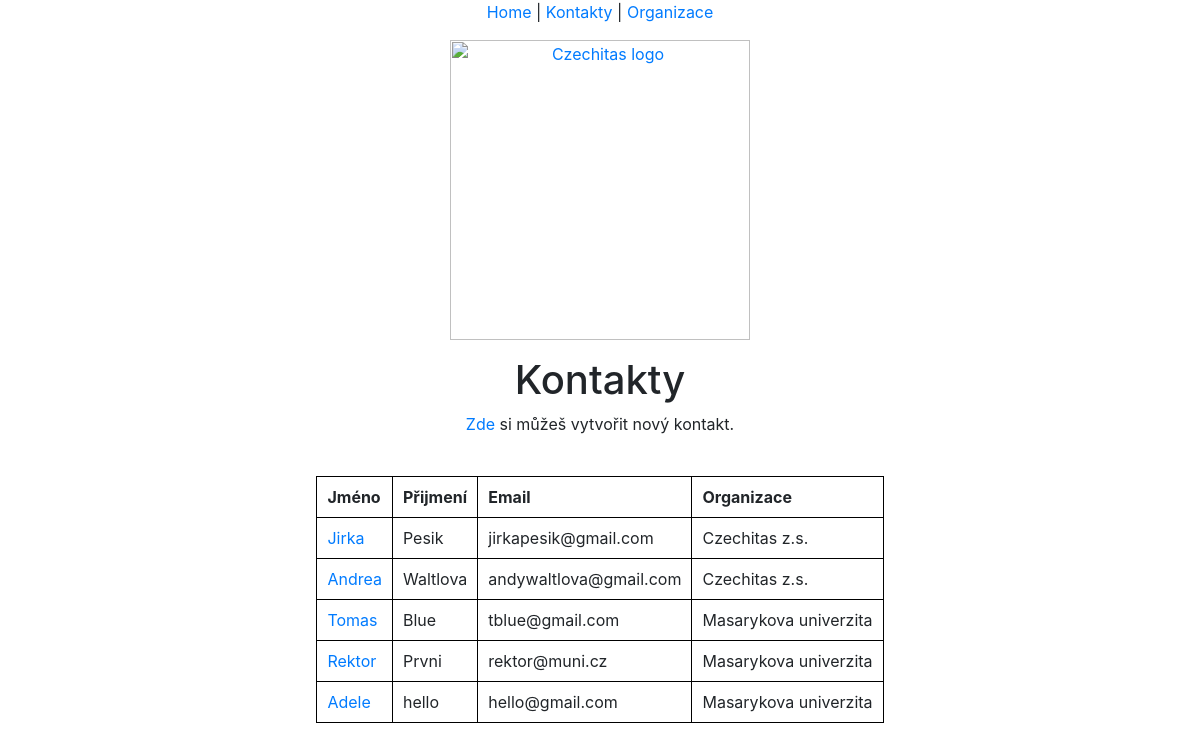
Page /crm/kontakty/ on the committed database.
### crm/models.py (models this page shows, shortened)
class Kontakt(models.Model):
    jmeno = models.CharField(max_length=100)
    prijmeni = models.CharField(max_length=100)
    email = models.CharField(max_length=100)
    datum_posledniho_kontaktu = models.DateTimeField()
    organizace = models.ForeignKey(Organizace, on_delete=models.SET_NULL, null=True)

class Organizace(models.Model):
    jmeno = models.CharField(max_length=100)
    ico = models.IntegerField()
    ulice = models.CharField(max_length=100)
    mesto = models.CharField(max_length=100)
    psc = models.IntegerField()
    def __str__(self):
        return str(self.jmeno)

### crm/views.py (the view)
# urls.py: path('kontakty/', views.KontaktyView.as_view(), name='kontakty'),
class KontaktyView(ListView):
    model = models.Kontakt
    template_name = "crm/crm_kontakty.html"

### templates/crm/crm_kontakty.html
{% extends "crm/base.html" %}
{% block content %}
<h1>Kontakty</h1>
    <p><a href="{% url 'pridani_kontaktu' %}">Zde</a> si můžeš vytvořit nový kontakt.</p>
    <br>
<table>
    <tr>
        <th>Jméno</th>
        <th>Přijmení</th>
        <th>Email</th>
        <th>Organizace</th>
    </tr>
    {% for k in object_list %}
    <tr>
        <td> <a href="{% url 'detail_kontakt' k.pk %}">{{ k.jmeno }}</a></td>
        <td> {{ k.prijmeni }}</td>
        <td> {{ k.email }}</td>
        <td>{{k.organizace}}</td>
    </tr>
    {% endfor %}
</table>
{% endblock %}

### templates/crm/base.html (style rules this page uses)
h1, h2, h3, p { text-align: center; }
table { margin-left: auto; margin-right: auto; }
table, th, td { border: 1px solid black; border-collapse: collapse; }
th, td { padding: 10px; }

### rows in the picture
Kontakt: jmeno "Jirka", prijmeni "Pesik", email "jirkapesik@gmail.com", organizace "Czechitas z.s."
Kontakt: jmeno "Andrea", prijmeni "Waltlova", email "andywaltlova@gmail.com", organizace "Czechitas z.s."
Kontakt: jmeno "Tomas", prijmeni "Blue", email "tblue@gmail.com", organizace "Masarykova univerzita"
Kontakt: jmeno "Rektor", prijmeni "Prvni", email "rektor@muni.cz", organizace "Masarykova univerzita"
Kontakt: jmeno "Adele", prijmeni "hello", email "hello@gmail.com", organizace "Masarykova univerzita"
